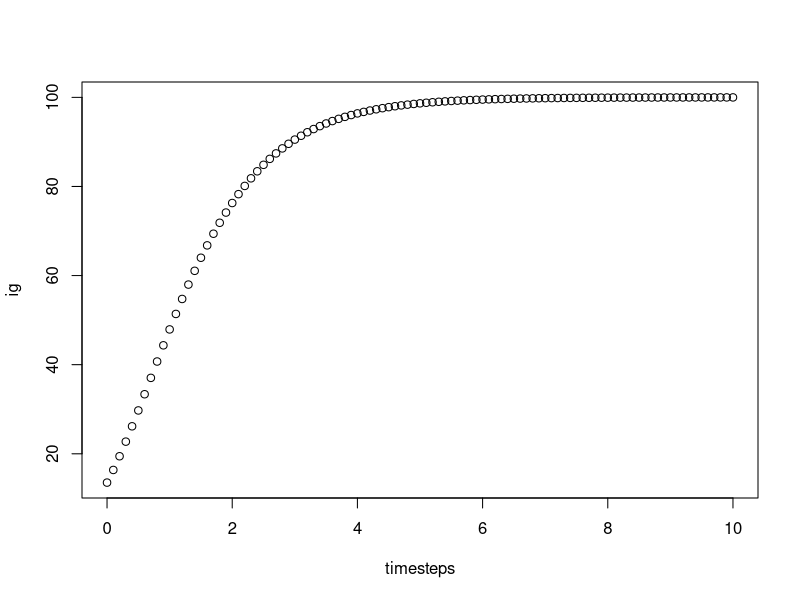

Here is the R script that generated this plot: (Note: this script raises an error after producing the figure.)
# attention switching model from PelzPiantadosiKidd ICDL 2015

# parameters:
# (A) the learning curve that the learner follows as he attends to the stimulus, 
# (B) memory decay rate, as a model of the learner’s short term memory limitations, 
# (C) the cost of switching attention between objects (0.5), and 
# (D) the amount of information that the learner knows about the objects at the start of test. 

# Attention allows accumulation of data about an object, but there is a diminishing return 
# as the learner comes to know everything that can be learned about each object. 
# Importantly, these objects are best thought of as dynamic stimuli that will change when unattended, 
# meaning that information will be lost about them when attention is oriented elsewhere.

# At each timestep, the model computes the amount of information that it expects to gain from each object, 
# and chooses whether to continue to attend to the current object or to switch to another based on the 
# expected information gains

# learning curve: Gompertz
info_gain <- function(t, a=100, b=1, c=1) {
  # returns amount of information known about each object at time t, 
  # a is the maximum amount of information that can be learned from each object (fixed at 100 bits), 
  # b characterizes the amount of initial information, 
  # c is the learning rate (fixed at 1.0 for simplicity)
  return( a*exp(-b*exp(-c*t)) )
}

# with b=0, you get a
timesteps = seq(0,10, .1)
ig = rep(NA, length(timesteps))
for(t in 1:length(timesteps)) {
  ig[t] = info_gain(timesteps[t], b=2)
}

plot(x=timesteps, y=ig)

# power law decay of information for unattended objects
decay <- function(t, beta=.1) {
  # t = amount of time since object was last attended
  # beta = information decay parameter
  return( (t+1)^(-beta) )
}

# softmax to determine P(choosing to attend obj i)
softmax <- function(obj_info, chi=30) {
  # chi=0 - random choice, chi=Inf - perfect maximization; 
  # chi=30 corresponds to a 95% chance of choosing an option that giving .1 bits more than its alternative
  exp(chi*obj_info) / sum(exp(chi*obj_info))
}

run_sim <- function(nobj, timesteps=100) {
  obj_info = rep(0, nobj) # object information (could be random starting amount)
  info_traj = matrix(nrow=timesteps, ncol=nobj)
  for(t in 1:timesteps) {
    info_traj[i,]
  }
}

run_sim(10)
